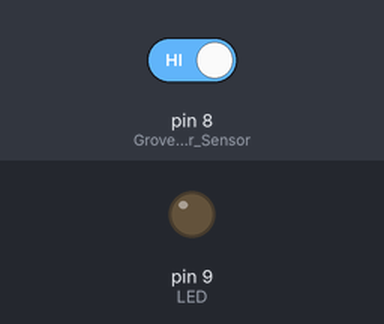
Bench run of a sketch on a simulated Arduino Uno, built with avr-gcc and run on an emulated ATmega328P. Shown: output pins drawn as LEDs (lit = HIGH). Inputs (shaded band) come from the test bench; at power-on: pin 8 (Grove_Water_Sensor) HIGH.

Above: at 1.2 s.
1.3 s: pin 8 (Grove_Water_Sensor) driven LOW
At 1.9 s:
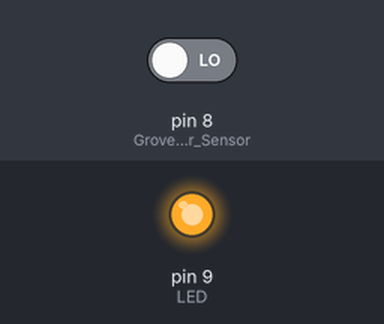
2.8 s: pin 8 (Grove_Water_Sensor) driven HIGH
At 4.2 s:
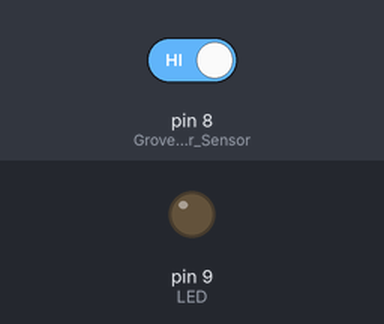
Timing chart, 0 to 5.8 s (numbered marks = the images above; inputs shaded):
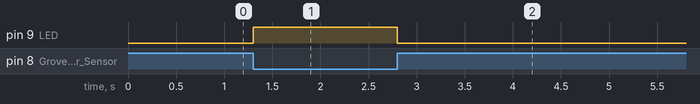

Measured:
- after the input at 1.3 s, pin 9 (LED): LOW → HIGH at once
- after the input at 2.8 s, pin 9 (LED): HIGH → LOW at once

The sketch:

water_sensor.ino
```cpp
#define Grove_Water_Sensor 8  // Attach Water Sensor to Arduino  Digital Pin 8
#define LED 9
void setup(){
pinMode(Grove_Water_Sensor,INPUT);//The water sensor is an input
pinMode(LED,OUTPUT);//The LED is an output

}
void loop(){
  /* The water semsor will switch LOW when water is detected .Get the Arduino to illiuminate the LED and actieve
   *  the buzzer and when is detected ,and switch both both off when no water is detected and its an insane dutuuu
   */
   if(digitalRead(Grove_Water_Sensor)==LOW){
    digitalWrite(LED,HIGH);
   }
   else{
    digitalWrite(LED,LOW);
   }


}
```
